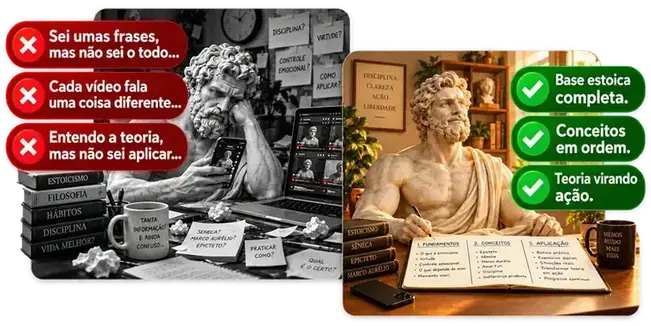
#> input picture assets/images/hero_principal.webp, 651 x 326 px
$ python resize_imgs.py
#> lines starting #> are read from the running program, lines starting #| are printed output that depends on the picture

from PIL import Image
import os

hero = 'assets/images/hero_principal.webp'
logo = 'assets/images/Logo2.webp'

if os.path.exists(hero):
    with Image.open(hero) as img:
#> img is the input picture: PIL image 651x326 RGBA; mean R, G, B, A 104.9, 85.1, 65.4, 197.6
        img = img.resize((800, 400), Image.Resampling.LANCZOS)
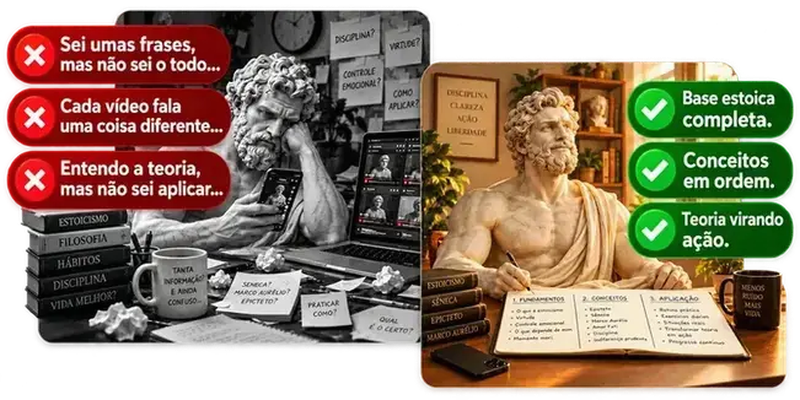
#> img: PIL image 800x400 RGBA; mean R, G, B, A 101.7, 82.3, 62.9, 197.6; transparent parts drawn white
        img.save(hero, 'WEBP', quality=85)

if os.path.exists(logo):
    with Image.open(logo) as img:
        img = img.resize((400, 266), Image.Resampling.LANCZOS)
        img.save(logo, 'WEBP', quality=85)

print('Resized!')

$ run again, with assets/images/3perguntas.webp copied over assets/images/hero_principal.webp
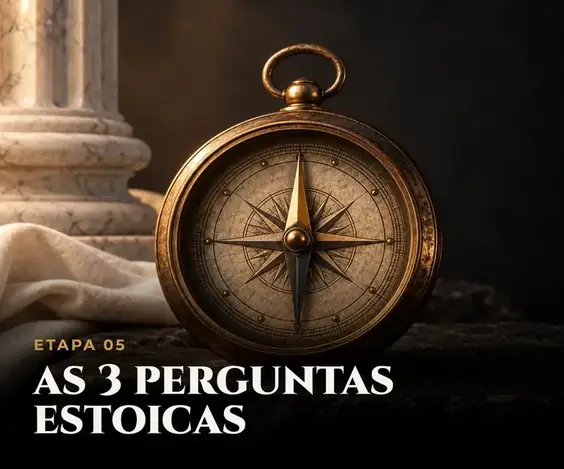
#> input picture assets/images/3perguntas.webp, 564 x 469 px
#> img is the input picture: PIL image 564x469 RGB; mean R, G, B 63.8, 50.9, 39.1
#> `img = img.resize((800, 400), Image.Resampling.LANCZOS)`:
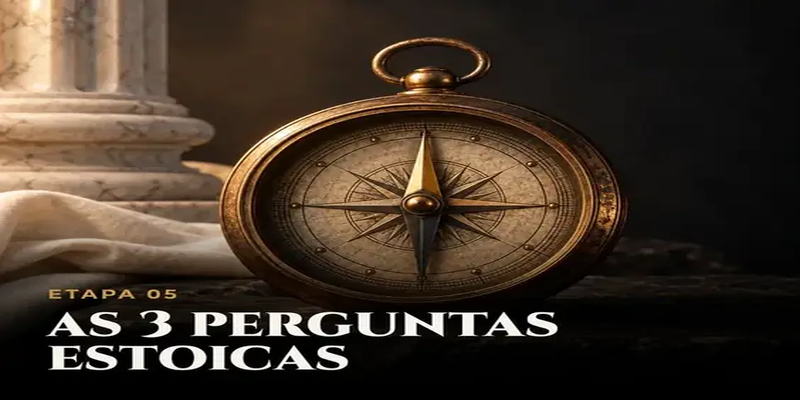
#> img: PIL image 800x400 RGB; mean R, G, B 63.8, 50.9, 39.1
